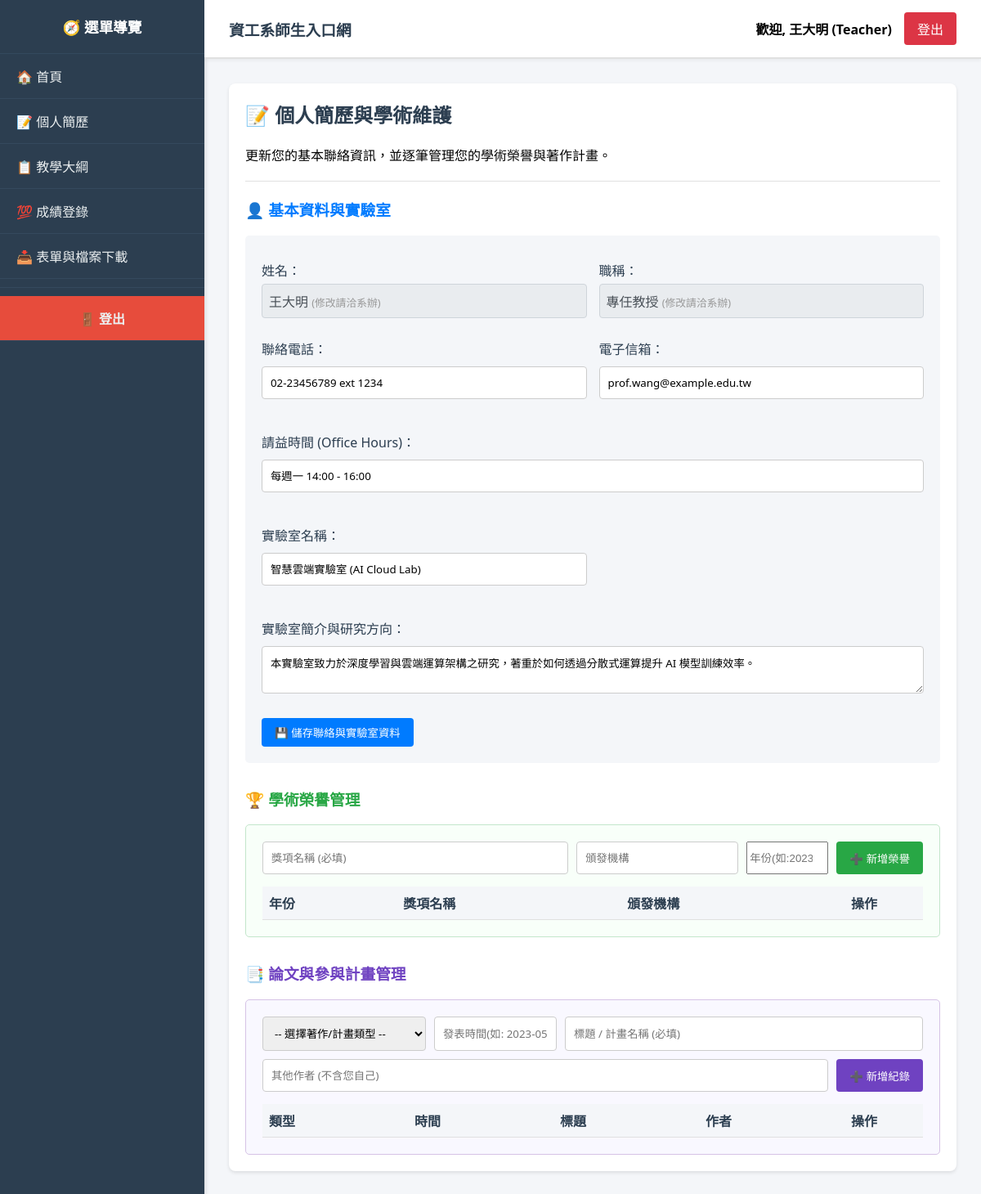
Page /index.php?page=profile (signed in) on the earlier database version.
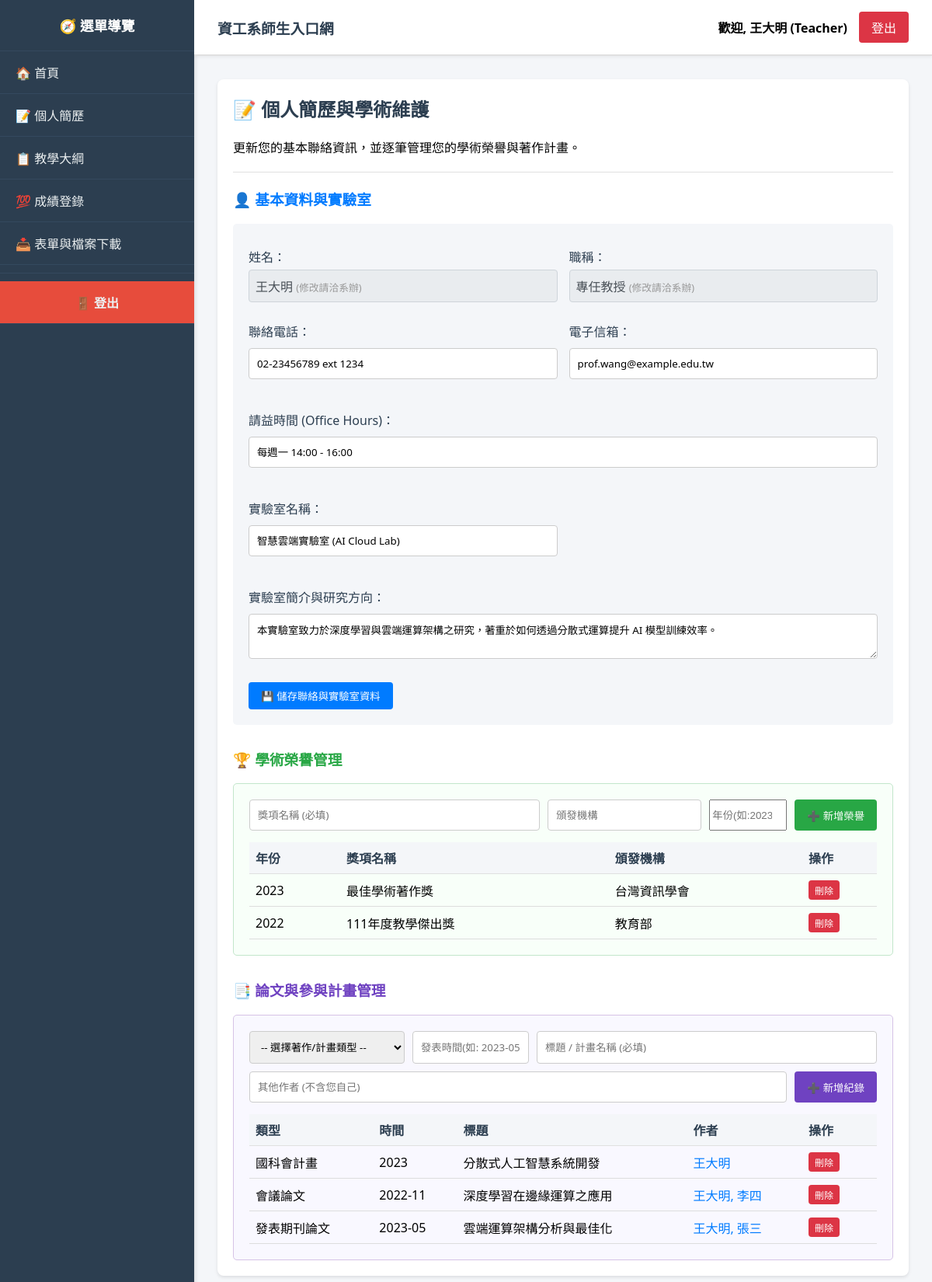
Same page on the later database version.
### tables this page shows
CREATE TABLE Teachers (
    teacher_id INT PRIMARY KEY,
    user_id INT NOT NULL,
    name VARCHAR(100) NOT NULL,
    title VARCHAR(100),
    department VARCHAR(100) DEFAULT '資訊工程學系',
    phone VARCHAR(20),
    email VARCHAR(100),
    office_hours VARCHAR(100) DEFAULT NULL COMMENT '請益時間',
    lab_name VARCHAR(100) DEFAULT NULL COMMENT '實驗室名稱',
    lab_info TEXT DEFAULT NULL COMMENT '實驗室簡介與研究方向',
    FOREIGN KEY (user_id) REFERENCES Users(id) ON DELETE CASCADE
);

CREATE TABLE AcademicHonors (
    honor_id INT AUTO_INCREMENT PRIMARY KEY COMMENT '榮譽編號',
    teacher_id INT NOT NULL COMMENT '教師編號',
    honor_name VARCHAR(255) NOT NULL COMMENT '獎項名稱',
    awarding_body VARCHAR(255) COMMENT '頒發機構',
    award_year INT COMMENT '獲獎年份',
    FOREIGN KEY (teacher_id) REFERENCES Teachers(teacher_id) ON DELETE CASCADE
);

CREATE TABLE Publications (
    work_id INT AUTO_INCREMENT PRIMARY KEY COMMENT '著作編號',
    teacher_id INT NOT NULL COMMENT '教師編號',
    work_type VARCHAR(100) NOT NULL COMMENT '著作類型 (如：期刊論文、會議論文...)',
    title VARCHAR(255) NOT NULL COMMENT '標題',
    authors TEXT COMMENT '作者',
    publish_year VARCHAR(50) COMMENT '發表日期/出版年份',
    FOREIGN KEY (teacher_id) REFERENCES Teachers(teacher_id) ON DELETE CASCADE
);

### modules/teacher/profile.php (the view, shortened to what this page needs)
<div class="card">
    <h2>📝 個人簡歷與學術維護</h2>
    <p>更新您的基本聯絡資訊，並逐筆管理您的學術榮譽與著作計畫。</p>
    <?php
    if(!isset($_SESSION['teacher_id'])) {
        echo "<p style='color:red;'>您不是教師，無法使用此功能。</p>";
    } else {
        $teacher_id = $_SESSION['teacher_id'];
        $profile = $conn->prepare("SELECT * FROM Teachers WHERE teacher_id = ?");
        $profile->bind_param("i", $teacher_id);
        $profile->execute();
        $p = $profile->get_result()->fetch_assoc();
        echo "<hr style='margin:20px 0;'>";
        echo "<h3 style='color:#007bff;'>👤 基本資料與實驗室</h3>";
        echo "<form method='POST' style='background:#f4f6f9; padding:20px; border-radius:5px; display: grid; grid-template-columns: 1fr 1fr; gap: 15px;'>";
        echo "<div><label>姓名：</label><div style='padding:8px; background:#e9ecef; border-radius:4px; color:#495057; border:1px solid #ced4da;'>" . htmlspecialchars($p['name'] ?? '') . " <span style='font-size:0.8em; color:#999;'>(修改請洽系辦)</span></div></div>";
        echo "<div><label>職稱：</label><div style='padding:8px; background:#e9ecef; border-radius:4px; color:#495057; border:1px solid #ced4da;'>" . htmlspecialchars($p['title'] ?? '') . " <span style='font-size:0.8em; color:#999;'>(修改請洽系辦)</span></div></div>";
        echo "<div><label>聯絡電話：</label><input type='text' name='phone' value='" . htmlspecialchars($p['phone'] ?? '') . "'></div>";
        echo "<div><label>電子信箱：</label><input type='email' name='email' value='" . htmlspecialchars($p['email'] ?? '') . "'></div>";
        echo "<div style='grid-column: span 2;'><label>請益時間 (Office Hours)：</label><input type='text' name='office_hours' value='" . htmlspecialchars($p['office_hours'] ?? '') . "'></div>";
        echo "<div><label>實驗室名稱：</label><input type='text' name='lab_name' value='" . htmlspecialchars($p['lab_name'] ?? '') . "'></div>";
        echo "<div style='grid-column: span 2;'><label>實驗室簡介與研究方向：</label><textarea name='lab_info' rows='2'>" . htmlspecialchars($p['lab_info'] ?? '') . "</textarea></div>";
        echo "<div style='grid-column: span 2;'><button type='submit' name='update_profile' class='btn' style='background:#007bff;'>💾 儲存聯絡與實驗室資料</button></div>";
        echo "</form>";
        echo "<h3 style='color:#28a745; margin-top:30px;'>🏆 學術榮譽管理</h3>";
        echo "<div style='background:#f8fff9; padding:20px; border:1px solid #c3e6cb; border-radius:5px;'>";
        echo "<form method='POST' style='display:flex; gap:10px; margin-bottom:15px;'>";
        echo "<input type='text' name='honor_name' placeholder='獎項名稱 (必填)' required style='flex:2; margin:0;'>";
        echo "<input type='text' name='awarding_body' placeholder='頒發機構' style='flex:1; margin:0;'>";
        echo "<input type='number' name='award_year' placeholder='年份(如:2023)' style='width:100px; margin:0;'>";
        echo "<button type='submit' name='add_honor' class='btn' style='background:#28a745;'>➕ 新增榮譽</button>";
        echo "</form>";
        $honors = $conn->query("SELECT * FROM AcademicHonors WHERE teacher_id = $teacher_id ORDER BY award_year DESC");
        echo "<table style='width:100%; border-collapse:collapse;'><tr style='background:#e2eadb;'><th style='padding:8px;'>年份</th><th style='padding:8px;'>獎項名稱</th><th style='padding:8px;'>頒發機構</th><th style='padding:8px; width:80px;'>操作</th></tr>";
        while($h = $honors->fetch_assoc()) {
            echo "<tr style='border-bottom:1px solid #ddd;'>";
            echo "<td style='padding:8px;'>" . $h['award_year'] . "</td><td style='padding:8px;'>" . htmlspecialchars($h['honor_name']) . "</td><td style='padding:8px;'>" . htmlspecialchars($h['awarding_body']) . "</td>";
            echo "<td style='padding:8px;'><form method='POST' style='margin:0;'><input type='hidden' name='honor_id' value='{$h['honor_id']}'><button type='submit' name='delete_honor' class='btn' style='background:#dc3545; padding:4px 8px; font-size:12px;'>刪除</button></form></td>";
            echo "</tr>";
        }
        echo "</table></div>";
        echo "<h3 style='color:#6f42c1; margin-top:30px;'>📑 論文與參與計畫管理</h3>";
        echo "<div style='background:#f9f8ff; padding:20px; border:1px solid #d6c3e6; border-radius:5px;'>";
        echo "<form method='POST' style='display:flex; flex-wrap:wrap; gap:10px; margin-bottom:15px;'>";
        echo "<select name='work_type' required style='width:200px; margin:0;'>";
        echo "<option value=''>-- 選擇著作/計畫類型 --</option>";
        echo "</select>";
        echo "<input type='text' name='publish_year' placeholder='發表時間(如: 2023-05)' style='width:150px; margin:0;'>";
        echo "<input type='text' name='title' placeholder='標題 / 計畫名稱 (必填)' required style='flex:1; min-width:250px; margin:0;'>";
        echo "<input type='text' name='other_authors' placeholder='其他作者 (不含您自己)' style='flex:1; min-width:200px; margin:0;'>";
        echo "<button type='submit' name='add_pub' class='btn' style='background:#6f42c1;'>➕ 新增紀錄</button>";
        echo "</form>";
        $pubs = $conn->query("SELECT * FROM Publications WHERE teacher_id = $teacher_id ORDER BY work_type, publish_year DESC");
        echo "<table style='width:100%; border-collapse:collapse;'><tr style='background:#e8e2ea;'><th style='padding:8px;'>類型</th><th style='padding:8px;'>時間</th><th style='padding:8px;'>標題</th><th style='padding:8px;'>作者</th><th style='padding:8px; width:80px;'>操作</th></tr>";
        while($p_row = $pubs->fetch_assoc()) {
            $display_authors = htmlspecialchars($p['name']);
            if (!empty($p_row['authors'])) {
                $display_authors .= ', ' . htmlspecialchars($p_row['authors']);
            }
            echo "<tr style='border-bottom:1px solid #ddd;'>";
            echo "<td style='padding:8px;'>" . htmlspecialchars($p_row['work_type']) . "</td><td style='padding:8px;'>" . htmlspecialchars($p_row['publish_year']) . "</td>";
            echo "<td style='padding:8px;'>" . htmlspecialchars($p_row['title']) . "</td><td style='padding:8px; color:#007bff; font-weight:500;'>" . $display_authors . "</td>";
            echo "<td style='padding:8px;'><form method='POST' style='margin:0;'><input type='hidden' name='work_id' value='{$p_row['work_id']}'><button type='submit' name='delete_pub' class='btn' style='background:#dc3545; padding:4px 8px; font-size:12px;'>刪除</button></form></td>";
            echo "</tr>";
        }
        echo "</table></div>";
    }
    ?>
</div>

### index.php (shortened to what this page needs)
﻿﻿<?php
require_once 'db_connect.php';
$role = isset($_SESSION['role']) ? $_SESSION['role'] : 'Guest';
$page = isset($_GET['page']) ? $_GET['page'] : 'home';
?>
<!DOCTYPE html>
<html lang="zh-TW">
<head>
    <link rel="stylesheet" href="assets/css/style.css">
</head>
<body>
    <div class="sidebar">
            <h2>🧭 選單導覽</h2>
            <?php
            if ($role == 'Admin') {
                include 'includes/sidebar_admin.php';
            } elseif ($role == 'Teacher') {
                include 'includes/sidebar_teacher.php';
            } elseif ($role == 'Student') {
                include 'includes/sidebar_student.php';
            } else {
                include 'includes/sidebar_public.php';
            }
            ?>
        </div>
        <div class="main-content">
            <?php include 'includes/header.php'; ?>
            <div class="content-area">
                <?php
                if ($page == 'login') {
                    include 'login.php';
                } else if ($page == 'home') {
                    echo "<div class='card'><h2>歡迎瀏覽資工系入口網</h2><p>請從左側選單選擇功能，或點擊右上角登入系統。</p></div>";
                } else {
                    $module_path = '';
                    $page_name = basename($page);
                    if (in_array($page_name, ['faculty', 'labs', 'teacher_detail', 'downloads'])) {
                        $module_path = 'modules/public/' . $page_name . '.php';
                    } else if ($role == 'Admin' && in_array($page_name, ['manage_accounts', 'manage_courses', 'review_reservations', 'review_messages', 'manage_files', 'view_database'])) {
                        $module_path = 'modules/admin/' . $page_name . '.php';
                    } else if ($role == 'Teacher' && in_array($page_name, ['profile', 'syllabus', 'grading'])) {
                        $module_path = 'modules/teacher/' . $page_name . '.php';
                    } else if ($role == 'Student' && in_array($page_name, ['course_selection', 'my_schedule', 'reservation', 'message'])) {
                        $module_path = 'modules/student/' . $page_name . '.php';
                    }
                    if (file_exists($module_path)) {
                        include $module_path;
                    } else {
                        echo "<div class='card'><h2>發生錯誤</h2><p>您請求的頁面不存在，或您沒有權限瀏覽此頁面。</p></div>";
                    }
                }
                ?>
            </div>
        </div>
</body>
</html>

### includes/sidebar_teacher.php
<a href="index.php?page=home">🏠 首頁</a>
<a href="index.php?page=profile">📝 個人簡歷</a>
<a href="index.php?page=syllabus">📋 教學大綱</a>
<a href="index.php?page=grading">💯 成績登錄</a>
<a href="index.php?page=downloads">📥 表單與檔案下載</a>
<hr style="margin: 10px 0; border: none; border-top: 1px solid #34495e;">
<a href="logout.php" style="background-color: #e74c3c; text-align: center; font-weight: bold;">🚪 登出</a>

### includes/header.php
<div class="header">
    <div style="flex: 1;">
        <h3 style="margin: 0;">資工系師生入口網</h3>
    </div>
    <div style="display: flex; gap: 15px; align-items: center;">
        <?php if(isset($_SESSION['user_id'])): ?>
            <?php
                $display_name = $_SESSION['username'];
                if(isset($conn)) {
                    $uid = intval($_SESSION['user_id']);
                    $role_type = $_SESSION['role'];
                    $table = '';
                    if($role_type == 'Admin') $table = 'Admins';
                    elseif($role_type == 'Teacher') $table = 'Teachers';
                    elseif($role_type == 'Student') $table = 'Students';
                    if($table) {
                        $name_query = $conn->query("SELECT name FROM $table WHERE user_id = $uid");
                        if($name_query && $n_row = $name_query->fetch_assoc()) {
                            $display_name = $n_row['name'];
                        }
                    }
                }
            ?>
            <span style="font-weight: bold;">歡迎, <?php echo htmlspecialchars($display_name); ?>
            (<?php echo htmlspecialchars($_SESSION['role']); ?>)</span>
            <a href="logout.php" class="btn" style="margin: 0; background: #dc3545;">登出</a>
        <?php else: ?>
            <a href="index.php?page=login" class="btn" style="margin: 0;">系統登入</a>
        <?php endif; ?>
    </div>
</div>

### assets/css/style.css (style rules this page uses)
.sidebar { width: 250px; background-color: #2c3e50; color: #fff; display: flex; flex-direction: column; overflow-y: auto; box-shadow: 2px 0 4px rgba(0,0,0,0.1); }
.sidebar h2 { text-align: center; padding: 20px 0; border-bottom: 1px solid #34495e; margin: 0; font-size: 1.1rem; font-weight: 600; }
.sidebar a { padding: 15px 20px; color: #ecf0f1; text-decoration: none; border-bottom: 1px solid #34495e; display: block; transition: all 0.3s ease; font-weight: 500; }
.main-content { flex: 1; display: flex; flex-direction: column; overflow: hidden; }
.header { background-color: #fff; padding: 15px 30px; border-bottom: 2px solid #e0e0e0; display: flex; justify-content: space-between; align-items: center; flex-wrap: wrap; gap: 20px; box-shadow: 0 2px 4px rgba(0,0,0,0.05); }
.header h3 { margin: 0; color: #2c3e50; }
.content-area { padding: 30px; overflow-y: auto; flex: 1; }
.card { background: #fff; border-radius: 8px; padding: 20px; box-shadow: 0 2px 4px rgba(0,0,0,0.1); margin-bottom: 20px; }
.card h2 { margin-top: 0; color: #2c3e50; }
button, .btn { padding: 8px 16px; background: #007bff; color: white; border: none; border-radius: 4px; cursor: pointer; text-decoration: none; display: inline-block; transition: all 0.3s ease; font-weight: 500; }
input[type="text"], input[type="password"], input[type="email"], input[type="file"], input[type="datetime-local"], select, textarea { padding: 10px; width: 100%; box-sizing: border-box; margin: 5px 0 15px; border: 1px solid #ccc; border-radius: 4px; font-family: inherit; }
table { border-collapse: collapse; width: 100%; }
table tr { border-bottom: 1px solid #e0e0e0; }
table th, table td { padding: 12px 10px; text-align: left; }
table th { background-color: #f4f6f9; font-weight: 600; color: #2c3e50; }
label { font-weight: 500; color: #2c3e50; display: block; margin: 10px 0 5px 0; }
hr { border: none; border-top: 1px solid #e0e0e0; margin: 20px 0; }

Differences in the rows shown:
added academichonors: award_year "2023", honor_name "最佳學術著作獎", awarding_body "台灣資訊學會"
added academichonors: award_year "2022", honor_name "111年度教學傑出獎", awarding_body "教育部"
added publications: work_type "國科會計畫", publish_year "2023", title "分散式人工智慧系統開發", teacher.name "王大明"
added publications: work_type "會議論文", publish_year "2022-11", title "深度學習在邊緣運算之應用", display_authors "王大明, 李四"
added publications: work_type "發表期刊論文", publish_year "2023-05", title "雲端運算架構分析與最佳化", display_authors "王大明, 張三"
